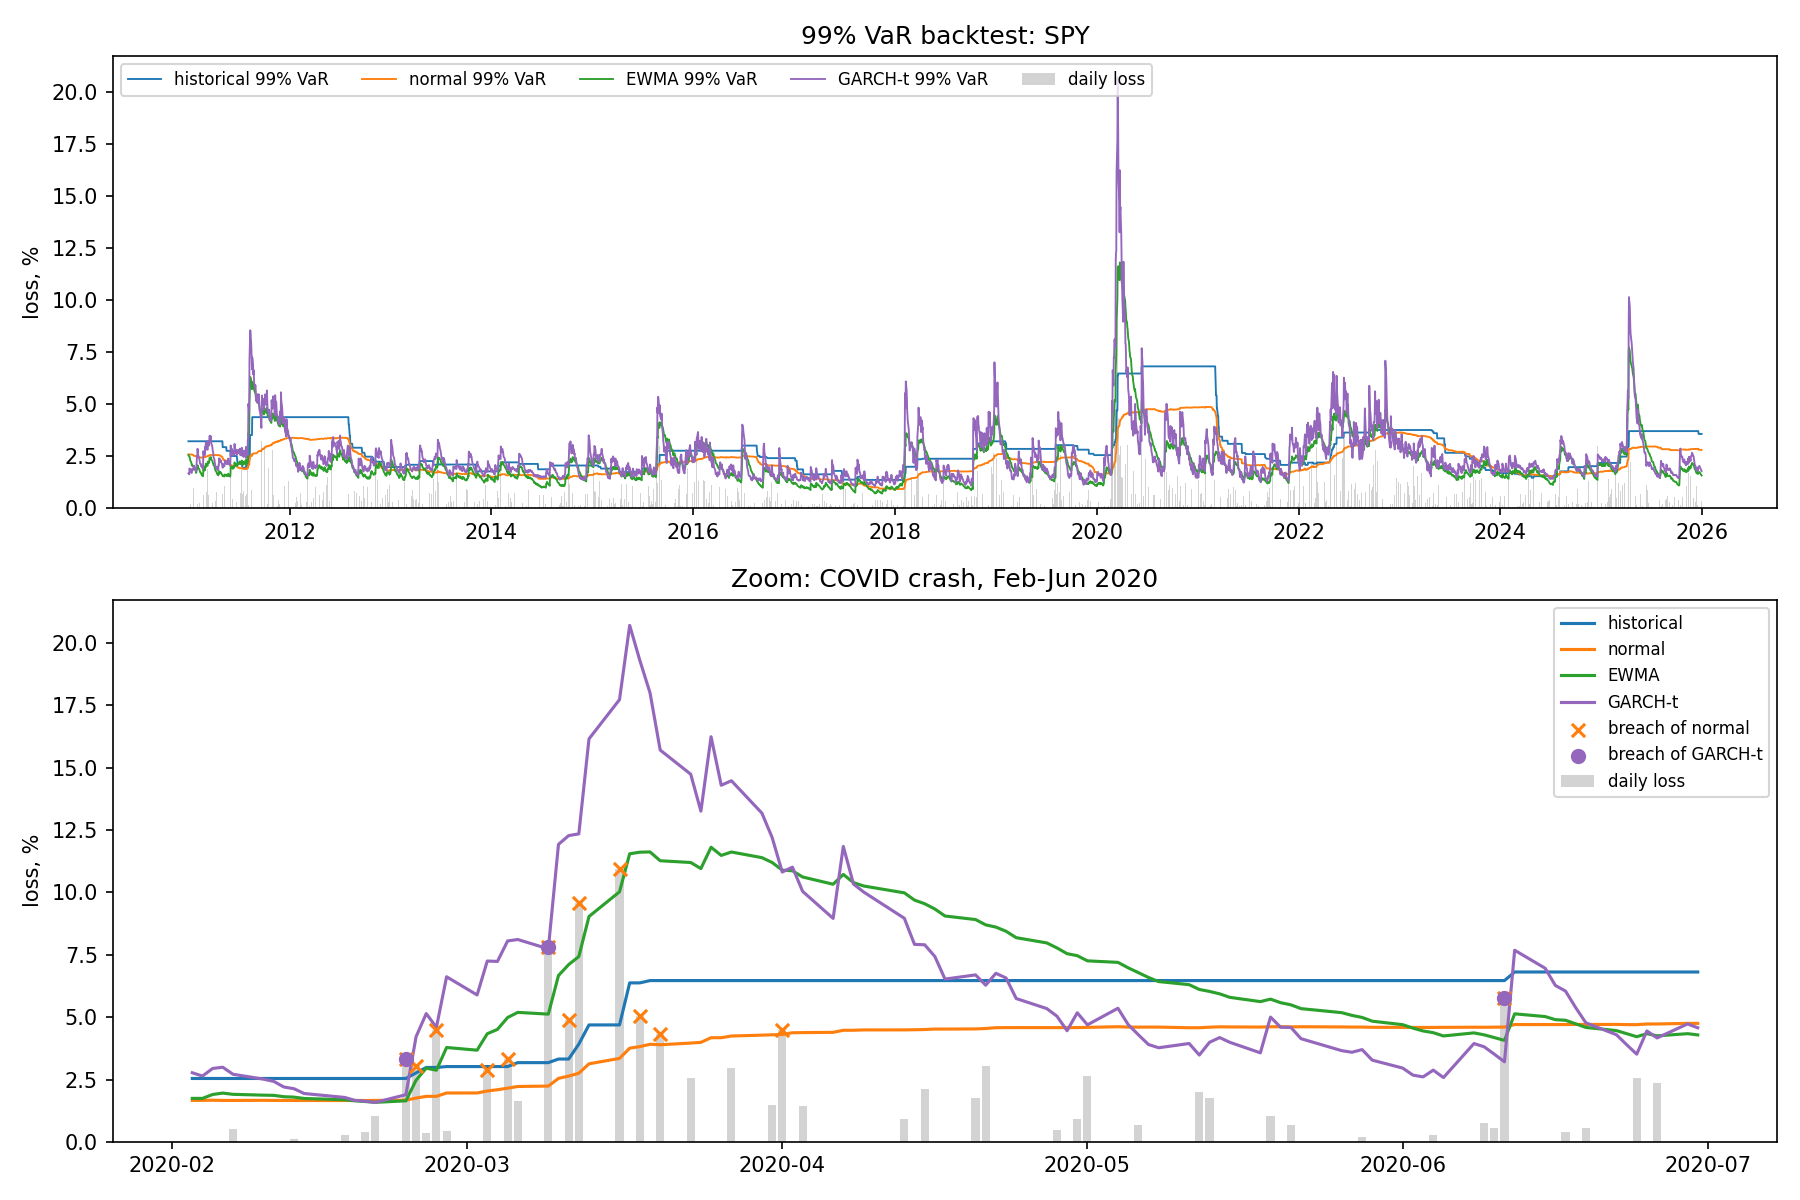

Write the Python code that produced this figure.
"""
VaR & Expected Shortfall backtest: historical vs. normal vs. EWMA vs. GARCH-t.

Question: does assuming normally distributed returns underestimate risk,
especially in stress periods (2020, 2022)? And does a model that reacts faster
to volatility (EWMA), or one that also has fat tails (GARCH-t), fix the problem?

Run:
    python var_backtest.py          # real data (needs internet + yfinance)
    python var_backtest.py --demo   # synthetic fat-tailed data, works offline
"""

import sys

import matplotlib.pyplot as plt
import numpy as np
import pandas as pd
from scipy import stats

# ---------------------------------------------------------------------------
# Settings
# ---------------------------------------------------------------------------
TICKER = "SPY"          # S&P 500 ETF: liquid, long history, standard equity benchmark
START = "2010-01-01"
END = "2025-12-31"
CONFIDENCE = 0.99       # 99% one-day VaR (the Basel market-risk standard)
WINDOW = 250            # ~1 trading year of history for each forecast
LAMBDA = 0.94           # EWMA decay (RiskMetrics standard): weight on yesterday's variance
GARCH_REFIT = 21        # re-estimate GARCH parameters every ~1 month (daily refits are slow)
GARCH_MAX_HISTORY = 1000  # GARCH needs more data than 250 days to estimate 4 parameters well


MODELS = ("hist", "norm", "ewma", "garch")


# ---------------------------------------------------------------------------
# 1. Data
# ---------------------------------------------------------------------------
def load_returns(ticker: str, start: str, end: str) -> pd.Series:
    """Adjusted close prices -> daily simple returns."""
    import yfinance as yf  # imported here so --demo works without yfinance

    prices = yf.download(ticker, start=start, end=end,
                         auto_adjust=True, progress=False)["Close"]
    if isinstance(prices, pd.DataFrame):          # newer yfinance returns a DataFrame
        prices = prices.iloc[:, 0]
    return prices.pct_change().dropna()


def demo_returns(n_days: int = 4000, seed: int = 42) -> pd.Series:
    """Synthetic returns with fat tails (Student-t, 3 d.o.f.) and a calm/stress regime switch."""
    rng = np.random.default_rng(seed)
    vol = np.where((np.arange(n_days) // 500) % 4 == 3, 0.025, 0.009)  # every 4th block is 'stress'
    t_draws = rng.standard_t(df=3, size=n_days) / np.sqrt(3)
    dates = pd.bdate_range("2010-01-01", periods=n_days)
    return pd.Series(vol * t_draws, index=dates, name="demo")


# ---------------------------------------------------------------------------
# 2. Risk models. VaR and ES are reported as positive numbers (loss size)
# ---------------------------------------------------------------------------
def historical_var_es(past: np.ndarray, alpha: float) -> tuple[float, float]:
    """Historical simulation: empirical quantile, no distributional assumption."""
    cutoff = np.quantile(past, 1 - alpha)
    var = -cutoff
    es = -past[past <= cutoff].mean()
    return var, es


def normal_var_es(past: np.ndarray, alpha: float) -> tuple[float, float]:
    """Normal VaR/ES, closed form."""
    mu, sigma = past.mean(), past.std(ddof=1)
    z = stats.norm.ppf(1 - alpha)
    var = -(mu + z * sigma)
    es = -(mu - sigma * stats.norm.pdf(z) / (1 - alpha))
    return var, es


def ewma_var_es(returns: np.ndarray, window: int, alpha: float, lam: float):
    """
    EWMA (RiskMetrics), zero mean:
        sigma2_t = lam * sigma2_{t-1} + (1 - lam) * r_{t-1}^2
    Output aligned with rolling_forecasts.
    """
    z = stats.norm.ppf(1 - alpha)
    sigma2 = returns[:window].var(ddof=1)        # initialise with first window
    vars_, ess = [], []
    for t in range(window, len(returns)):
        sigma2 = lam * sigma2 + (1 - lam) * returns[t - 1] ** 2
        sigma = np.sqrt(sigma2)
        vars_.append(-z * sigma)
        ess.append(sigma * stats.norm.pdf(z) / (1 - alpha))
    return np.array(vars_), np.array(ess)


def garch_t_var_es(returns: np.ndarray, window: int, alpha: float):
    """
    GARCH(1,1) with Student-t errors:
        sigma2_t = omega + a * r_{t-1}^2 + b * sigma2_{t-1}
    (EWMA = special case omega = 0, a = 1 - lambda, b = lambda.)
    Parameters refitted every GARCH_REFIT days on past data only.
    """
    from arch import arch_model

    r100 = returns * 100                          # arch optimiser is more stable in %
    vars_, ess = [], []
    params = None
    sigma2 = None
    for i, t in enumerate(range(window, len(returns))):
        if i % GARCH_REFIT == 0:
            past = r100[max(0, t - GARCH_MAX_HISTORY):t]
            res = arch_model(past, mean="Zero", vol="GARCH", p=1, q=1, dist="t").fit(disp="off")
            params = res.params                   # omega, alpha[1], beta[1], nu
            sigma2 = res.conditional_volatility[-1] ** 2   # variance on day t-1
        omega, a, b, nu = params["omega"], params["alpha[1]"], params["beta[1]"], params["nu"]
        sigma2 = omega + a * r100[t - 1] ** 2 + b * sigma2  # forecast for day t
        sigma = np.sqrt(sigma2) / 100

        # standardised t (unit variance)
        scale = np.sqrt((nu - 2) / nu)
        q = stats.t.ppf(1 - alpha, nu)
        vars_.append(-sigma * q * scale)
        es_std = stats.t.pdf(q, nu) / (1 - alpha) * (nu + q ** 2) / (nu - 1)
        ess.append(sigma * es_std * scale)
    return np.array(vars_), np.array(ess)


def rolling_forecasts(returns: pd.Series, window: int, alpha: float) -> pd.DataFrame:
    """VaR/ES for day t from days t-window ... t-1 (no look-ahead)."""
    values = returns.to_numpy()
    rows = []
    for t in range(window, len(values)):
        past = values[t - window:t]
        h_var, h_es = historical_var_es(past, alpha)
        n_var, n_es = normal_var_es(past, alpha)
        rows.append((returns.index[t], values[t], h_var, h_es, n_var, n_es))
    cols = ["date", "return", "hist_var", "hist_es", "norm_var", "norm_es"]
    fc = pd.DataFrame(rows, columns=cols).set_index("date")
    fc["ewma_var"], fc["ewma_es"] = ewma_var_es(values, window, alpha, LAMBDA)
    fc["garch_var"], fc["garch_es"] = garch_t_var_es(values, window, alpha)
    return fc


# ---------------------------------------------------------------------------
# 3. Backtest
# ---------------------------------------------------------------------------
def kupiec_test(n_obs: int, n_exceptions: int, alpha: float) -> float:
    """
    Kupiec POF test. H0: exception rate = 1 - alpha. Returns p-value.
    """
    p = 1 - alpha
    x, n = n_exceptions, n_obs
    p_hat = x / n
    ll_null = (n - x) * np.log(1 - p) + x * np.log(p)
    ll_alt = 0.0 if x in (0, n) else (n - x) * np.log(1 - p_hat) + x * np.log(p_hat)
    lr = -2 * (ll_null - ll_alt)                  # ~ chi-squared with 1 d.o.f. under H0
    return 1 - stats.chi2.cdf(lr, df=1)


def _xlogy(x: float, y: float) -> float:
    """x * log(y) with 0 * log(0) = 0."""
    return 0.0 if x == 0 else x * np.log(y)


def christoffersen_test(breach: np.ndarray) -> float:
    """
    Christoffersen independence test.
    H0: P(breach | breach yesterday) = P(breach | no breach yesterday). Returns p-value.
    """
    prev, curr = breach[:-1], breach[1:]
    n00 = np.sum(~prev & ~curr)
    n01 = np.sum(~prev & curr)
    n10 = np.sum(prev & ~curr)
    n11 = np.sum(prev & curr)
    pi0 = n01 / max(n00 + n01, 1)
    pi1 = n11 / max(n10 + n11, 1)
    pi = (n01 + n11) / (n00 + n01 + n10 + n11)
    ll_null = _xlogy(n00 + n10, 1 - pi) + _xlogy(n01 + n11, pi)
    ll_alt = (_xlogy(n00, 1 - pi0) + _xlogy(n01, pi0)
              + _xlogy(n10, 1 - pi1) + _xlogy(n11, pi1))
    lr = -2 * (ll_null - ll_alt)
    return 1 - stats.chi2.cdf(lr, df=1)


def summarise(fc: pd.DataFrame, alpha: float) -> pd.DataFrame:
    """Exception = loss > VaR forecast."""
    out = {}
    for model in MODELS:
        breach = -fc["return"] > fc[f"{model}_var"]
        n, x = len(fc), int(breach.sum())
        out[model] = {
            "expected exceptions": round(n * (1 - alpha), 1),
            "actual exceptions": x,
            "exception rate %": round(100 * x / n, 2),
            "Kupiec p-value": round(kupiec_test(n, x, alpha), 4),
            "Christoffersen p-value": round(christoffersen_test(breach.to_numpy()), 4),
            # ES check: realised loss vs ES forecast on breach days
            "avg loss on breach %": round(-100 * fc.loc[breach, "return"].mean(), 2),
            "avg ES on breach %": round(100 * fc.loc[breach, f"{model}_es"].mean(), 2),
        }
    return pd.DataFrame(out)


def exceptions_by_year(fc: pd.DataFrame) -> pd.DataFrame:
    return pd.DataFrame({
        model: (-fc["return"] > fc[f"{model}_var"]).groupby(fc.index.year).sum()
        for model in MODELS
    })


# ---------------------------------------------------------------------------
# 4. Plot
# ---------------------------------------------------------------------------
def plot(fc: pd.DataFrame, title: str, path: str = "var_backtest.png") -> None:
    """Full period + zoom on the COVID crash."""
    colors = {"hist": "#1f77b4", "norm": "#ff7f0e", "ewma": "#2ca02c", "garch": "#9467bd"}
    labels = {"hist": "historical", "norm": "normal", "ewma": "EWMA", "garch": "GARCH-t"}
    loss = (-fc["return"] * 100).clip(lower=0)

    fig, (ax1, ax2) = plt.subplots(2, 1, figsize=(12, 8), height_ratios=[1, 1.2])

    # --- top: full period ---
    ax1.bar(fc.index, loss, width=1.5, color="lightgrey", label="daily loss")
    for m in MODELS:
        ax1.plot(fc.index, fc[f"{m}_var"] * 100, lw=0.9, color=colors[m], label=f"{labels[m]} 99% VaR")
    ax1.set_title(title)
    ax1.set_ylabel("loss, %")
    ax1.legend(loc="upper left", ncol=5, fontsize=8)

    # --- bottom: zoom on Feb-Jun 2020 ---
    z = fc.loc["2020-02-01":"2020-06-30"]
    if len(z):
        zloss = (-z["return"] * 100).clip(lower=0)
        ax2.bar(z.index, zloss, width=0.8, color="lightgrey", label="daily loss")
        for m in MODELS:
            ax2.plot(z.index, z[f"{m}_var"] * 100, lw=1.5, color=colors[m], label=labels[m])
        for m, marker in (("norm", "x"), ("garch", "o")):
            hit = -z["return"] > z[f"{m}_var"]
            ax2.scatter(z.index[hit], zloss[hit], marker=marker, s=40, color=colors[m],
                        zorder=3, label=f"breach of {labels[m]}")
        ax2.set_title("Zoom: COVID crash, Feb-Jun 2020")
        ax2.set_ylabel("loss, %")
        ax2.legend(loc="upper right", fontsize=8)

    fig.tight_layout()
    fig.savefig(path, dpi=150)
    print(f"\nChart saved to {path}")


# ---------------------------------------------------------------------------
if __name__ == "__main__":
    demo = "--demo" in sys.argv
    returns = demo_returns() if demo else load_returns(TICKER, START, END)
    name = "synthetic fat-tailed data" if demo else TICKER

    forecasts = rolling_forecasts(returns, WINDOW, CONFIDENCE)

    print(f"\n=== 99% one-day VaR backtest: {name}, {len(forecasts)} days ===\n")
    print(summarise(forecasts, CONFIDENCE).to_string())
    print("\n=== Exceptions per year ===\n")
    print(exceptions_by_year(forecasts).to_string())

    plot(forecasts, f"99% VaR backtest: {name}")
